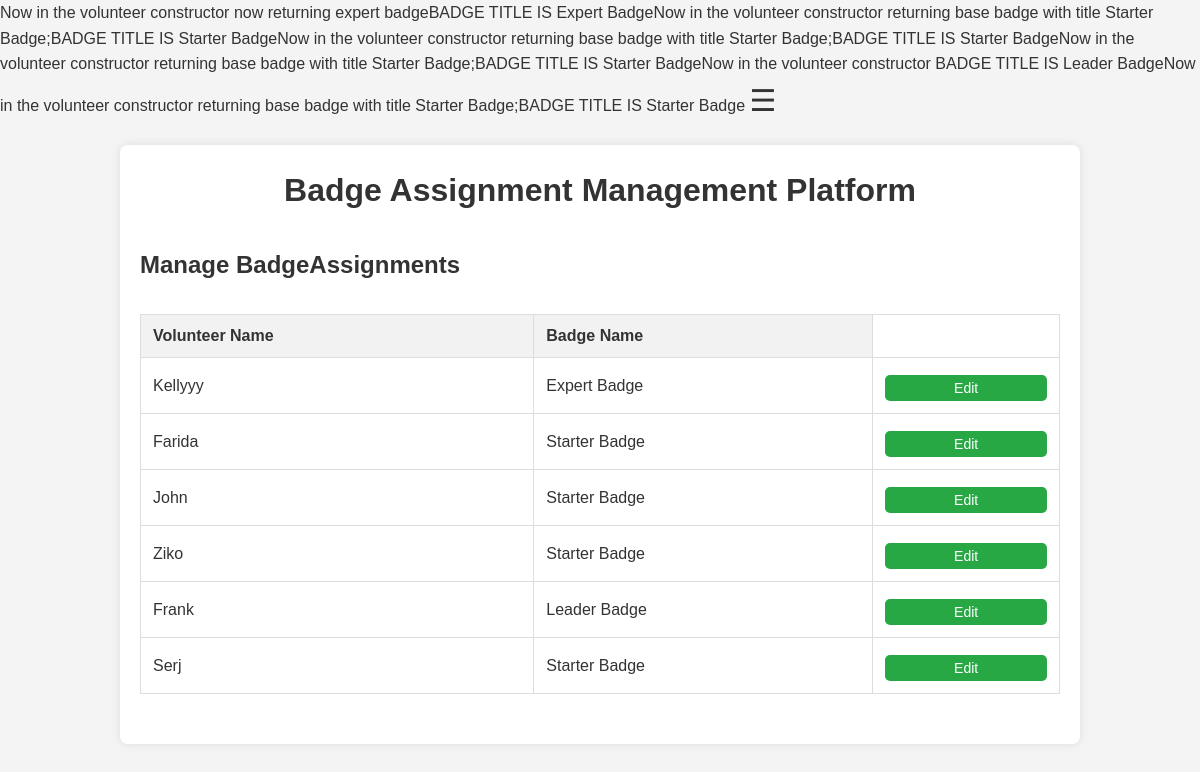
The app's page /Views/BadgeAssignmentPanel.php, older data.
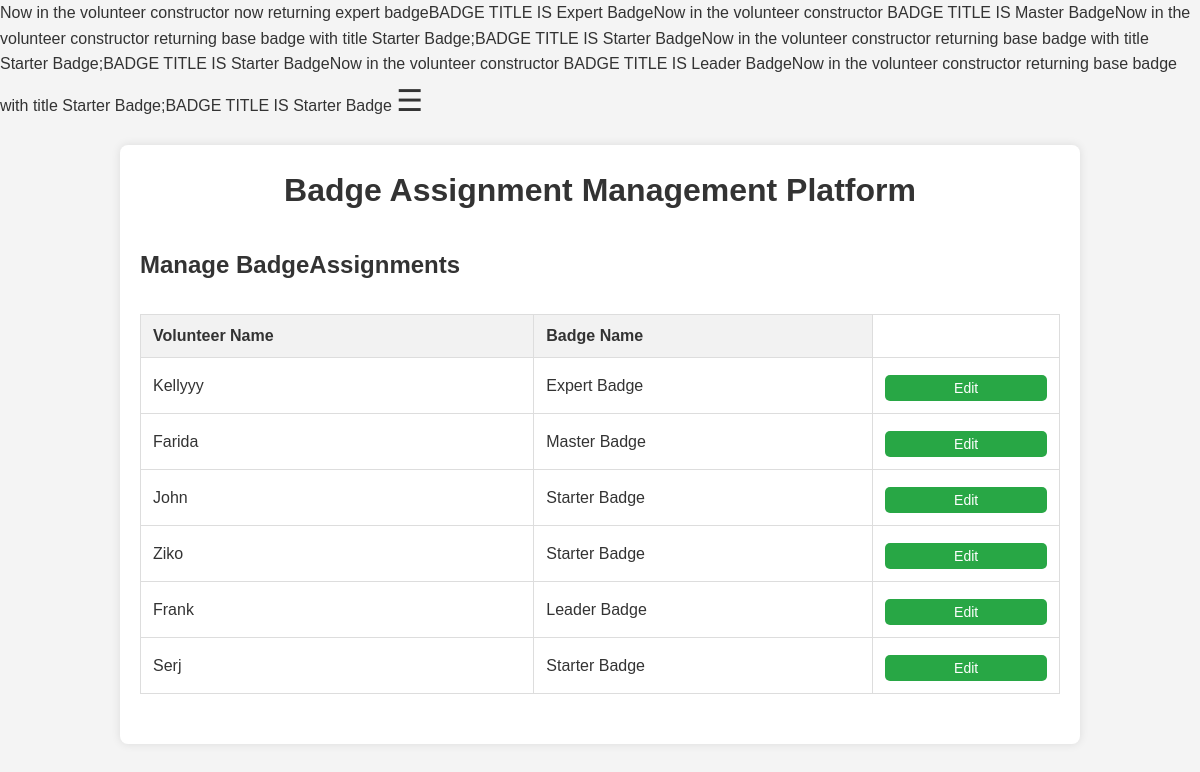
The same page, newer data.
### tables this page shows
CREATE TABLE `volunteer` (
  `VolunteerID` int NOT NULL AUTO_INCREMENT,
  `FirstName` varchar(50) NOT NULL,
  `LastName` varchar(50) NOT NULL,
  `Email` varchar(100) NOT NULL,
  `PhoneNumber` varchar(15) DEFAULT NULL,
  `DateOfBirth` date DEFAULT NULL,
  `USER_NAME` varchar(50) NOT NULL,
  `PASSWORD_HASH` varchar(100) NOT NULL,
  `LAST_LOGIN` date DEFAULT NULL,
  `ACCOUNT_CREATION_DATE` date DEFAULT NULL,
  `hours_contributed` int DEFAULT NULL,
  `NumberOfEventsAttended` int DEFAULT NULL,
  `VolunteerBadgeID` int DEFAULT NULL,
  `UserID` int DEFAULT NULL,
  PRIMARY KEY (`VolunteerID`),
  UNIQUE KEY `Email` (`Email`),
  KEY `VolunteerBadgeID` (`VolunteerBadgeID`),
  KEY `UserID` (`UserID`),
  CONSTRAINT `volunteer_ibfk_1` FOREIGN KEY (`VolunteerBadgeID`) REFERENCES `volunteerbadge` (`badge_id`),
  CONSTRAINT `volunteer_ibfk_2` FOREIGN KEY (`UserID`) REFERENCES `user` (`UserID`)
);

CREATE TABLE `user` (
  `UserID` int NOT NULL AUTO_INCREMENT,
  `FirstName` varchar(50) NOT NULL,
  `LastName` varchar(50) NOT NULL,
  `Email` varchar(100) NOT NULL,
  `PhoneNumber` varchar(15) DEFAULT NULL,
  `DateOfBirth` date DEFAULT NULL,
  `USER_NAME` varchar(50) NOT NULL,
  `PASSWORD_HASH` varchar(100) NOT NULL,
  `LAST_LOGIN` date DEFAULT NULL,
  `ACCOUNT_CREATION_DATE` date DEFAULT NULL,
  `UserTypeID` int DEFAULT NULL,
  PRIMARY KEY (`UserID`),
  UNIQUE KEY `Email` (`Email`),
  KEY `UserTypeID` (`UserTypeID`),
  CONSTRAINT `user_ibfk_1` FOREIGN KEY (`UserTypeID`) REFERENCES `usertype` (`UserTypeID`)
);

CREATE TABLE `volunteerbadge` (
  `badge_id` int NOT NULL AUTO_INCREMENT,
  `score` int NOT NULL,
  `title` varchar(100) NOT NULL,
  PRIMARY KEY (`badge_id`)
);

### Models/Database.php (called while the page is built, shortened)
<?php
class Database {
    protected $conn;
    private static $instance;
    public function __construct() {
        $this->conn = new mysqli('localhost', 'root', 'Deda2782002!', 'VolunteerManagementSystem');
    }
    public static function getInstance() {
        if (!self::$instance) {
            self::$instance = new Database();
        }
        return self::$instance;
    }
    public function getConnection() {
        return $this->conn;
    }
}
?>

### Controllers/VolunteerController.php (called while the page is built, shortened)
<?php
require_once '../Models/VolunteerModel.php';
class VolunteerController {
    public function get_all_Volunteers() {
        return Volunteer::getAllVolunteers();
    }
    public function getBadgeIdByName($badge_name) {
        return VolunteerBadge::getBadgeIdByName($badge_name);
    }
}
?>

### Models/UserModel.php (called while the page is built, shortened)
<?php
require_once 'Database.php';
require_once 'volunteerModel.php';
class User {
    private $conn;
    public $UserID;
    public function __construct($id = null) {
        $this->conn = Database::getInstance()->getConnection();
        $this->table_name = "User";
        if ($this->conn && !empty($id)) {
            $query = "SELECT * FROM " . $this->table_name . " WHERE UserID = ? LIMIT 1";
            $stmt = $this->conn->prepare($query);
            $stmt->bind_param("i", $id);
            $stmt->execute();
            $result = $stmt->get_result();
            if ($row = $result->fetch_assoc()) {
                $this->UserID = $row['UserID'];
                $this->UserType = $this->getUserType();
                $this->Privileges = $this->getPrivileges();
            } else {
                echo "User not found.";
                return;
            }
        }
    }
    public function getUserType() {
        $query = "SELECT UserTypeID FROM User WHERE UserID = ?";
        $stmt = $this->conn->prepare($query);
        $stmt->bind_param("i", $this->UserID);
        $stmt->execute();
        $result = $stmt->get_result();
        if ($row = $result->fetch_assoc()) {
            $UserTypeID = $row['UserTypeID'];
            $query = "SELECT UserType FROM UserType WHERE UserTypeID = ?";
            $stmt = $this->conn->prepare($query);
            $stmt->bind_param("i", $UserTypeID);
            $stmt->execute();
            $result = $stmt->get_result();
            if ($row = $result->fetch_assoc()) {
                return $row['UserType'];
            }
        }
        return null;
    }
    public function getPrivileges() {
        $query = "SELECT p.* FROM Privilege p
                  JOIN User_Privilege up ON p.PrivilegeID = up.USER_PrivilegeID
                  WHERE up.User_ID = ?";
        $stmt = $this->conn->prepare($query);
        $stmt->bind_param("i", $this->UserID);
        $stmt->execute();
        $result = $stmt->get_result();
        $privileges = [];
        while ($row = $result->fetch_assoc()) {
            $privilege = new Privilege();
            $privilege->PrivilegeID = $row['PrivilegeID'];
            $privilege->PrivilegeName = $row['PrivilegeName'];
            $privilege->Description = $row['Description'];
            $privilege->AccessLevel = $row['AccessLevel'];
            $privileges[] = $privilege;
        }
        return $privileges;
    }
}
?>

### Models/BadgeDecorator.php (called while the page is built, shortened)
<?php
abstract class VolunteerBadge
{
    public static function getBadgeIdByName($badge_name) {
        $conn = (Database::getInstance())->getConnection();
        $query = "SELECT badge_id FROM VolunteerBadge WHERE title = ?";
        $stmt = $conn->prepare($query);
        $stmt->bind_param('s', $badge_name);
        if ($stmt->execute()) {
            $result = $stmt->get_result();
            if ($result->num_rows > 0) {
                $row = $result->fetch_assoc();
                return $row['badge_id'];
            } else {
                return null;
            }
        } else {
            return null;
        }
    }
public static function get_all_badges() {
    $query = "SELECT * FROM VolunteerBadge";
    $conn = (Database::getInstance())->getConnection();
    $result = $conn->query($query);
    $badges = [];
    while ($row = $result->fetch_assoc()) {
        $badges[$row['badge_id']] = $row;
    }
    return $badges;
}
}
class StarterBadgeDecorator extends BadgeDecorator
{
    public function get_title(): string
    {
        $this->title = 'Starter Badge';
        return $this->title;
    }
}
class ExpertBadgeDecorator extends BadgeDecorator
{
    public function get_title(): string
    {
        $this->title = 'Expert Badge';
        return $this->title;
    }
}
class MasterBadgeDecorator extends BadgeDecorator
{
    public function get_title(): string
    {
        $this->title = 'Master Badge';
        return $this->title;
    }
}
class LeaderBadgeDecorator extends BadgeDecorator
{
    public function get_title(): string
    {
        $this->title = 'Leader Badge';
        return $this->title;
    }
}
?>

### Controllers/BadgeController.php (called while the page is built, shortened)
<?php
require_once '../Models/BadgeDecorator.php';
class BadgeController {
    public function get_all_Badges() {
        return VolunteerBadge::get_all_badges();
    }
}
?>

### Views/BadgeAssignmentPanel.php (the view, shortened to what this page needs)
<?php
require_once '../Controllers/VolunteerController.php';
require_once '../Controllers/BadgeController.php';
$controller = new VolunteerController();
$volunteers = $controller->get_all_Volunteers();
$badgeController = new BadgeController();
$badges = $badgeController->get_all_Badges();
?>
<!DOCTYPE html>
<html lang="en">
<head>
    <link rel="stylesheet" href="./Style/style_control_panel.css">
</head>
<body>
<span class="open-btn" onclick="openNav()">&#9776;</span>
<div class="container">
    <h1>Badge Assignment Management Platform</h1>
    <h2>Manage BadgeAssignments</h2>
    <table class="crud-table">
        <thead>
            <tr>
                <th>Volunteer Name</th>
                <th>Badge Name</th>
            </tr>
        </thead>
        <tbody>
            <?php foreach ($volunteers as $volunteer) : ?>
                    <tr>
                        <td><?= $volunteer->FirstName; ?></td>
                        <td><?= $volunteer->badge->get_title(); ?></td>
                        <td>
                            <button class="button" onclick="openModal(<?=$controller->getBadgeIdByName($volunteer->badge->get_title()); ?>, '<?= $volunteer->badge->get_title(); ?>', '<?= $volunteer->FirstName; ?>','<?= $volunteer->VolunteerID; ?>')">Edit</button>
                        </td>
                    </tr>
            <?php endforeach; ?>
        </tbody>
    </table>
</div>
</body>
</html>

### Models/VolunteerModel.php (shortened to what this page needs)
<?php
require_once 'UserModel.php';
require_once 'BadgeDecorator.php';
class Volunteer extends User {
    public $VolunteerID;
    private $conn;
    public function __construct($id = null) {
        $this->table_name = "Volunteer";
        $this->conn = Database::getInstance()->getConnection();
        if (!$this->conn) {
            echo "Database connection error.";
            return;
        } else if (empty($id)) {
            return;
        } else {
            echo "Now in the volunteer constructor  ";
            $sql = "SELECT * FROM $this->table_name WHERE VolunteerID = ?";
            $stmt = $this->conn->prepare($sql);
            $stmt->bind_param("i", $id);
            $stmt->execute();
            $result = $stmt->get_result();
            if ($row = $result->fetch_assoc()) {
                parent::__construct($row['UserID']);
                $this->VolunteerID = $row['VolunteerID'];
                $this->badge = $this->get_badge();
                echo "BADGE TITLE IS " . $this->badge->get_title();
            } else {
                echo "No volunteer found with ID: $id";
            }
        }
    }
    public static function getAllVolunteers()
    {
        $sql = "SELECT * FROM Volunteer ORDER BY VolunteerID";
        $conn = Database::getInstance()->getConnection();
        $volunteerDataSet = $conn->query($sql);
        $i = 0;
        $Result = [];
        while ($row = mysqli_fetch_array($volunteerDataSet)) {
            $MyObj = new Volunteer($row["VolunteerID"]);
            $Result[$i] = $MyObj;
            $i++;
        }
        return $Result;
    }
    public function get_badge() {
        $query = "SELECT VolunteerBadgeID FROM volunteer WHERE VolunteerID = ? LIMIT 1";
        $stmt = $this->conn->prepare($query);
        $stmt->bind_param("i", $this->VolunteerID);
        $stmt->execute();
        $result = $stmt->get_result();
        $row = $result->fetch_assoc();
        $badge_id = $row['VolunteerBadgeID'] ?? null;
        $query = "SELECT title FROM VolunteerBadge WHERE badge_id = ? LIMIT 1";
        $stmt = $this->conn->prepare($query);
        $stmt->bind_param("i", $badge_id);
        $stmt->execute();
        $result = $stmt->get_result();
        $row = $result->fetch_assoc();
        $badge_title = $row['title'];
        $baseBadge = new StarterBadgeDecorator($badge_id);
        switch ($badge_title) {
            case 'Leader Badge':
                return new LeaderBadgeDecorator(
                    new MasterBadgeDecorator(
                        new ExpertBadgeDecorator(
                            new AdvancedBadgeDecorator($baseBadge)
                        )
                    )
                );
            case 'Master Badge':
                return new MasterBadgeDecorator(
                    new ExpertBadgeDecorator(
                        new AdvancedBadgeDecorator($baseBadge)
                    )
                );
            case 'Expert Badge':
                echo "now returning expert badge";
                return new ExpertBadgeDecorator(
                    new AdvancedBadgeDecorator($baseBadge)
                );
            case 'Starter Badge':
                echo "returning base badge with title " . $baseBadge->get_title() . ";";
                return $baseBadge;
        }
    }
}
?>

### Views/Style/style_control_panel.css (style rules this page uses)
* { margin: 0; padding: 0; box-sizing: border-box; }
body { font-family: Arial, sans-serif; background-color: #f4f4f4; color: #333; line-height: 1.6; }
.container { width: 80%; margin: 20px auto; justify-content: center; padding: 20px; background-color: #fff; border-radius: 8px; box-shadow: 0 0 10px rgba(0, 0, 0, 0.1); }
h1 { text-align: center; margin-bottom: 20px; color: #333; }
h2 { margin-top: 30px; color: #333; }
input[type="submit"], button { width: 100%; padding: 10px; background-color: #007BFF; color: white; border: none; border-radius: 5px; cursor: pointer; font-size: 16px; transition: background-color 0.3s ease; }
table { width: 100%; border-collapse: collapse; margin-top: 30px; margin-bottom: 30px; }
table, th, td { border: 1px solid #ddd; }
th, td { padding: 12px; text-align: left; }
th { background-color: #f2f2f2; }
button { margin-top: 5px; padding: 5px 10px; background-color: #28a745; font-size: 14px; cursor: pointer; border-radius: 5px; border: none; }
.open-btn { font-size: 30px; cursor: pointer; color: #333; }

Row changes from the older to the newer data that the page shows:
changed volunteer "Farida": VolunteerBadgeID.title "Starter Badge" → "Master Badge"
Text that changed along with them:
$this->badge->get_title(): "Expert Badge Starter Badge Starter Badge Starter Badge Leader Badge Starter Badge" → "Expert Badge Master Badge Starter Badge Starter Badge Leader Badge Starter Badge"
$baseBadge->get_title(): "Starter Badge Starter Badge Starter Badge Starter Badge" → "Starter Badge Starter Badge Starter Badge"
text no longer shown: "returning base badge with title returning base badge with title returning base badge with title returning base badge with title ; ; ; ;"
text now shown: "returning base badge with title returning base badge with title returning base badge with title ; ; ;"
